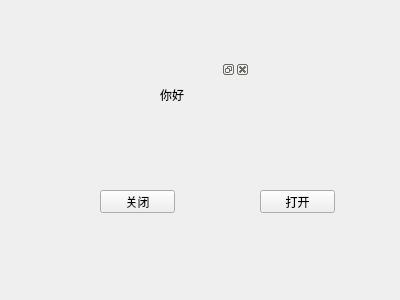
<?xml version="1.0" encoding="UTF-8"?>
<ui version="4.0">
 <class>Form</class>
 <widget class="QWidget" name="Form">
  <property name="geometry">
   <rect>
    <x>0</x>
    <y>0</y>
    <width>400</width>
    <height>300</height>
   </rect>
  </property>
  <property name="windowTitle">
   <string>Form</string>
  </property>
  <widget class="QDockWidget" name="dockWidget">
   <property name="geometry">
    <rect>
     <x>130</x>
     <y>60</y>
     <width>120</width>
     <height>80</height>
    </rect>
   </property>
   <widget class="QWidget" name="dockWidgetContents">
    <widget class="QLabel" name="label">
     <property name="geometry">
      <rect>
       <x>30</x>
       <y>10</y>
       <width>54</width>
       <height>12</height>
      </rect>
     </property>
     <property name="text">
      <string>你好</string>
     </property>
    </widget>
   </widget>
  </widget>
  <widget class="QPushButton" name="pushButton">
   <property name="geometry">
    <rect>
     <x>100</x>
     <y>190</y>
     <width>75</width>
     <height>23</height>
    </rect>
   </property>
   <property name="text">
    <string>关闭</string>
   </property>
  </widget>
  <widget class="QPushButton" name="pushButton_2">
   <property name="geometry">
    <rect>
     <x>260</x>
     <y>190</y>
     <width>75</width>
     <height>23</height>
    </rect>
   </property>
   <property name="text">
    <string>打开</string>
   </property>
  </widget>
 </widget>
 <tabstops>
  <tabstop>pushButton</tabstop>
 </tabstops>
 <resources/>
 <connections>
  <connection>
   <sender>pushButton</sender>
   <signal>clicked()</signal>
   <receiver>dockWidget</receiver>
   <slot>close()</slot>
   <hints>
    <hint type="sourcelabel">
     <x>124</x>
     <y>199</y>
    </hint>
    <hint type="destinationlabel">
     <x>194</x>
     <y>85</y>
    </hint>
   </hints>
  </connection>
  <connection>
   <sender>pushButton_2</sender>
   <signal>clicked()</signal>
   <receiver>dockWidget</receiver>
   <slot>show()</slot>
   <hints>
    <hint type="sourcelabel">
     <x>285</x>
     <y>198</y>
    </hint>
    <hint type="destinationlabel">
     <x>205</x>
     <y>108</y>
    </hint>
   </hints>
  </connection>
 </connections>
</ui>
